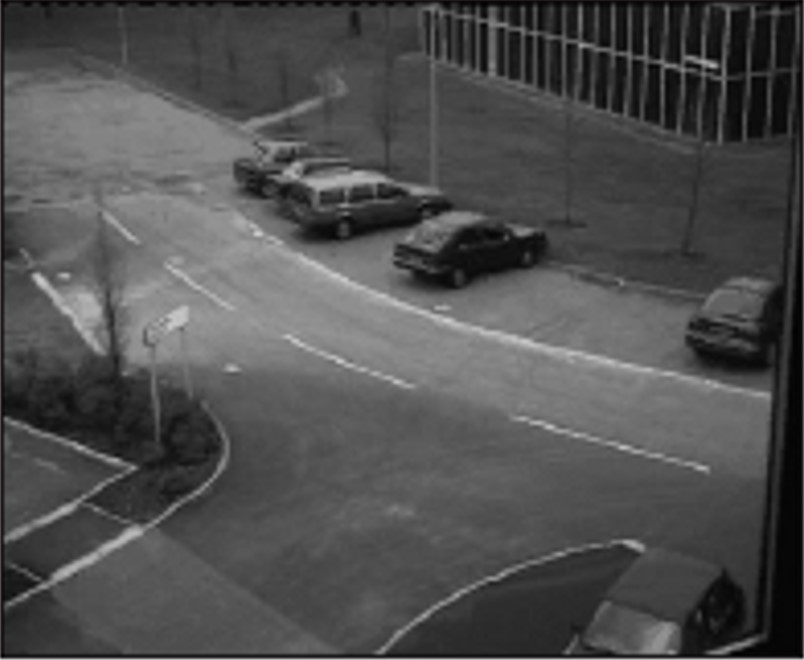
//> input picture Study_Yeungnam_Univ/Autonomous driving Artificial intelligence/bmp&jpg/surveillance_road.jpg, 804 x 660 px
$ ./subtract___absdiff___eg3   (built with g++ and OpenCV 4, the #if around main switched on)
//> lines starting //> are read from the running program, lines starting //| are printed output that depends on the picture
/*
subtract() = saturate(src1 - src2)
absdiff() = 절댓값(src1 - src2)
*/

#if 0
#include <stdint.h>
#include <iostream>
#include "opencv2/opencv.hpp"

int main(void) {
	using namespace cv;
	using namespace std;

	Mat src1, src2, dst1, dst2, dst3;
	src1 = imread("surveillance_road.jpg", IMREAD_GRAYSCALE);
//> src1: 660 rows x 804 cols, CV_8UC1; min 0, max 211, mean 79.4
	src2 = imread("surveillance_car.jpg", IMREAD_GRAYSCALE);
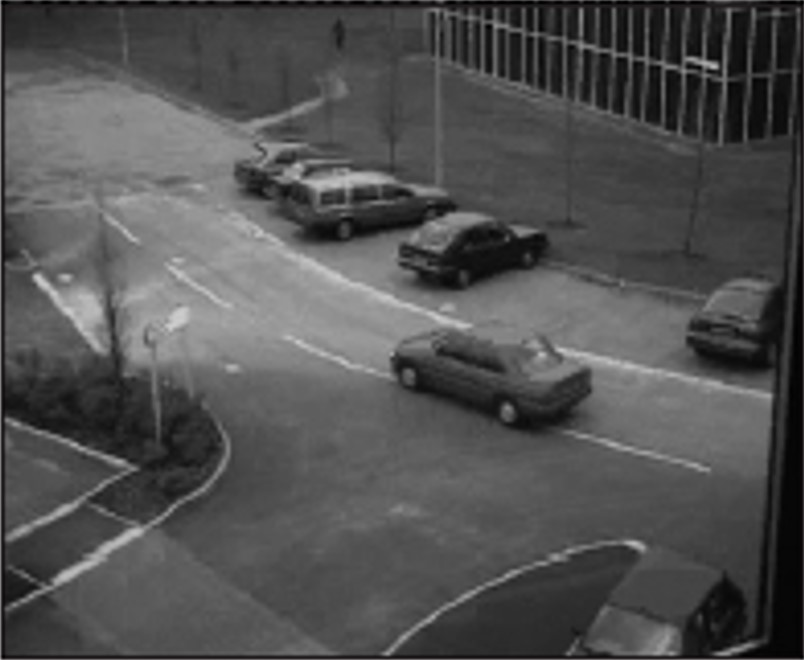
//> input picture Study_Yeungnam_Univ/Autonomous driving Artificial intelligence/bmp&jpg/surveillance_car.jpg, 804 x 660 px
//> src2: 660 rows x 804 cols, CV_8UC1; min 0, max 205, mean 81.3

	imshow("src1", src1);
	imshow("src2", src2);

	subtract(src1, src2, dst1);
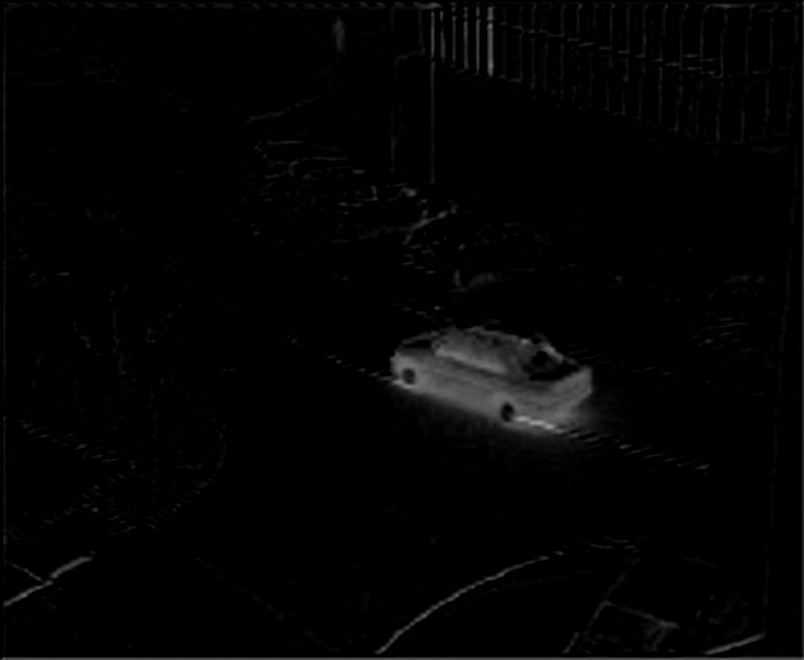
//> dst1: 660 rows x 804 cols, CV_8UC1; min 0, max 155, mean 3.4
	imshow("subtract", dst1);

	dst2 = Mat(src1.rows, src1.cols, src1.type());

	for (int i = 0; i < src1.rows; i++) {
		for (int j = 0; j < src1.cols; j++) {
			dst2.at<uchar>(i, j) = saturate_cast<uchar>(src1.at<uchar>(i, j) - src2.at<uchar>(i, j));
		}
	}
	imshow("manually", dst2);

	absdiff(src1, src2, dst3);
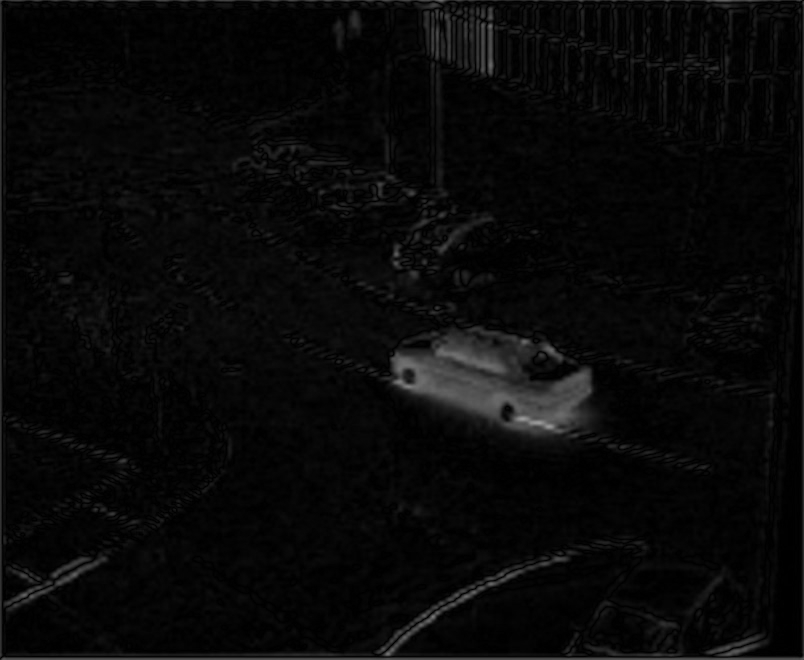
//> dst3: 660 rows x 804 cols, CV_8UC1; min 0, max 155, mean 8.6
	imshow("dst3", dst3);

	waitKey(0);
	return 0;
}
#endif
